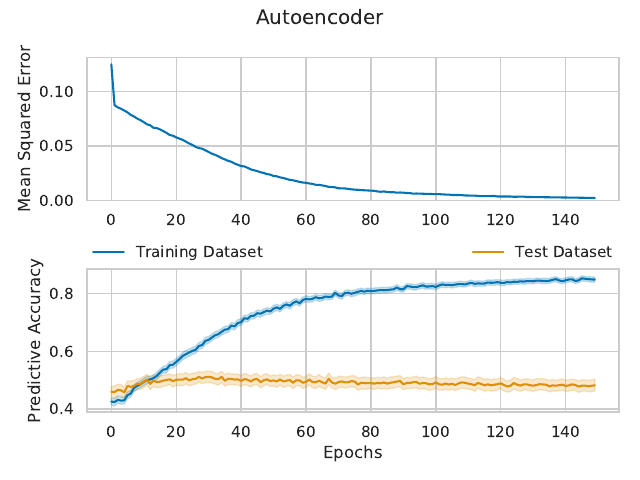

Source code (Python):
import pandas as pd
import numpy as np
import matplotlib.pyplot as plt
import seaborn as sns

# Load the training results
train_accs = np.load('train_accs.npy')
test_accs = np.load('test_accs.npy')
train_losses = np.load('train_losses.npy')

plot_data = []
for acc_type, acc_data in {'Training Dataset': train_accs, 'Test Dataset': test_accs}.items():
    print(acc_data.shape)
    for epoch in range(acc_data.shape[0]):
        for subj in range(acc_data.shape[1]):
            for task in range(acc_data.shape[2]):
                plot_data.append({
                    'epoch': epoch,
                    'subj': subj,
                    'task': task,
                    'type': acc_type,
                    'value': acc_data[epoch, subj, task]
                })

plot_df = pd.DataFrame(plot_data)

# Plot
sns.set(style='whitegrid', palette='colorblind')

plt.subplot(211)
sns.lineplot(np.arange(len(train_losses)), train_losses)
plt.ylabel('Mean Squared Error')
plt.ylim(bottom=0)

plt.subplot(212)
sns.lineplot(x='epoch', y='value', hue='type', data=plot_df)

handles, labels = plt.gca().get_legend_handles_labels()
plt.gca().legend(
    handles=handles[1:], labels=labels[1:], bbox_to_anchor=(0., 1.02, 1., .102), loc=3,
    ncol=2, mode="expand", borderaxespad=0., frameon=False)

plt.xlabel('Epochs')
plt.ylabel('Predictive Accuracy')

plt.suptitle('Autoencoder')
plt.tight_layout()
plt.subplots_adjust(top=0.88)
plt.savefig('train_eval_plot.pdf')
plt.show()
